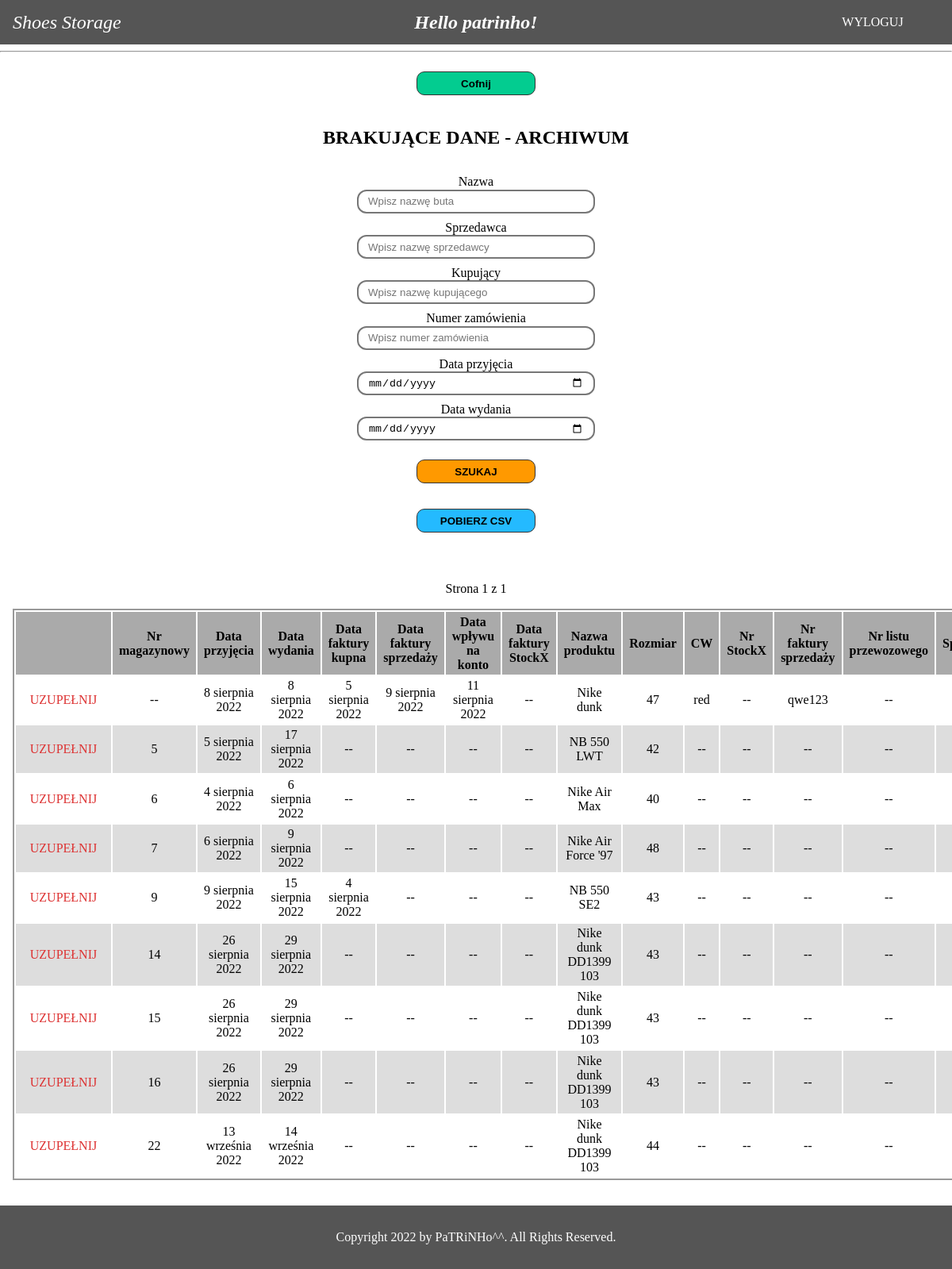
/input_missing_archives/ (signed in), run on the app's committed database.
### base/models.py (models this page shows, shortened)
class SoldShoe(models.Model):
    storage_nr = models.IntegerField(unique=True, null=True)
    entry_date = models.DateField()
    exit_date = models.DateField()
    buy_invoice_date = models.DateField(blank=True, null=True)
    sell_invoice_date = models.DateField(blank=True, null=True)
    money_income_date = models.DateField(blank=True, null=True)
    stockx_invoice_date = models.DateField(blank=True, null=True)
    name = models.CharField(max_length=200)
    size = models.CharField(max_length=20)
    cw = models.CharField(max_length=20, blank=True)
    stockx_nr = models.CharField(max_length=30, blank=True)
    sell_invoice_nr = models.CharField(max_length=30, blank=True)
    tracking_nr = models.CharField(max_length=30, blank=True)
    seller = models.ForeignKey(Seller, on_delete=models.SET_NULL, null=True)
    buy_invoice_nr = models.CharField(max_length=30, blank=True)
    order_nr = models.CharField(max_length=30, blank=True)
    email = models.CharField(max_length=200)
    buy_price = models.DecimalField(max_digits=7, decimal_places=2)
    sell_price = models.DecimalField(
        max_digits=7, decimal_places=2, blank=True)
    eur_alias = models.DecimalField(
        max_digits=7, decimal_places=2, blank=True, null=True)
    buyer = models.ForeignKey(
        Buyer, on_delete=models.SET_NULL, null=True, blank=True)
    comment = models.TextField(max_length=200, blank=True)
    exchange_rate = models.DecimalField(
        max_digits=5, decimal_places=2, blank=True, null=True)
    class Meta:
        ordering = ('-exit_date', '-id')

### base/views.py (the view)
# urls.py: path('input_missing_archives/', views.InputMissingArchives.as_view(),
class InputMissingArchives(LoginRequiredMixin, ListView):
    template_name = 'base/input_missing_archives.html'
    login_url = '/login/'
    paginate_by = 25
    def get_queryset(self):
        missing_data_archives = SoldShoe.objects.filter(
            Q(buy_invoice_nr__exact='') | Q(buy_invoice_date__isnull=True) |
            Q(sell_invoice_nr__exact='') | Q(sell_invoice_date__isnull=True) |
            Q(money_income_date__isnull=True) | Q(sell_price__isnull=True) |
            Q(buyer__isnull=True) | Q(tracking_nr__exact='') |
            Q(stockx_nr__exact='') | Q(cw__exact=''))
        name = self.request.GET.get('n')
        if name:
            missing_data_archives = missing_data_archives.filter(
                name__contains=name)
        seller = self.request.GET.get('s')
        if seller:
            missing_data_archives = missing_data_archives.filter(
                seller__name__contains=seller)
        buyer = self.request.GET.get('b')
        if buyer:
            missing_data_archives = missing_data_archives.filter(
                buyer__name__contains=buyer)
        order_nr = self.request.GET.get('on')
        if order_nr:
            missing_data_archives = missing_data_archives.filter(
                order_nr__contains=order_nr)
        entry_date = self.request.GET.get('ed')
        if entry_date:
            entry_date = datetime.strptime(entry_date, '%Y-%m-%d').date()
            missing_data_archives = missing_data_archives.filter(
                entry_date=entry_date)
        send_date = self.request.GET.get('sd')
        if send_date:
            send_date = datetime.strptime(send_date, '%Y-%m-%d').date()
            missing_data_archives = missing_data_archives.filter(
                exit_date=send_date)
        return sorted(missing_data_archives, key=lambda x: x.storage_nr if x.storage_nr else 0)

### base/models.py (called while the page is built)
    def __str__(self):
        return self.name

    def __str__(self):
        return self.name

### base/templates/base/input_missing_archives.html (shortened to what this page needs)
{% extends 'main.html' %}
{% load static %}
{% block content %}
<hr/>
<div class="back-div">
    <a href="{% url 'input-missing-data' %}">
        <input type="button" value="Cofnij" name="" id="">
    </a>
</div>
<div class="title-wrapper">BRAKUJĄCE DANE - ARCHIWUM</div>
<div class="filter-wrapper">
    <form method="GET" action="{% url 'input-missing-archives' %}">
        <label for="nane">Nazwa</label><br>
        <input name="n" id="name" type="text" value="{{request.GET.n}}" placeholder="Wpisz nazwę buta"><br>
        <label for="seller">Sprzedawca</label><br>
        <input name="s" id="seller" type="text" value="{{request.GET.s}}" placeholder="Wpisz nazwę sprzedawcy"><br>
        <label for="buyer">Kupujący</label><br>
        <input name="b" id="buyer" type="text" value="{{request.GET.b}}" placeholder="Wpisz nazwę kupującego"><br>
        <label for="order_nr">Numer zamówienia</label><br>
        <input name="on" id="order_nr" type="text" value="{{request.GET.on}}" placeholder="Wpisz numer zamówienia"><br>
       <label for="entry_date">Data przyjęcia</label><br>
        <input name="ed" id="entry_date" type="date" value="{{request.GET.ed}}" placeholder="Wybierz datę przyjęcia"><br>
        <label for="send_date">Data wydania</label><br>
        <input name="sd" id="send_date" type="date" value="{{request.GET.sd}}" placeholder="Wybierz datę wydania"><br>
        <input type="submit" value="SZUKAJ">
    </form>
</div>
{% if object_list %}
<div class="to-csv">
    <a href="{% url 'missing-archives-csv' %}?n={{request.GET.n}}&s={{request.GET.s}}&b={{request.GET.b}}&on={{request.GET.on}}&ed={{request.GET.ed}}&sd={{request.GET.sd}}">
        <input type="button" value="POBIERZ CSV" name="" id="">
    </a>
</div>
{% endif %}
{% if object_list %}
<div class="pagination">
    <div class="previous-page">
    </div>
    <div class="current-page">
        Strona {{ page_obj.number }} z {{ page_obj.paginator.num_pages }}
    </div>
    <div class="next-page">
    </div>
</div>
<div class="check-incomming-wrapper">
    <table class="overwiew-table">
        <tr class="table-header">
            <th></th>
            <th>Nr magazynowy</th>
            <th>Data przyjęcia</th>
            <th>Data wydania</th>
            <th>Data faktury kupna</th>
            <th>Data faktury sprzedaży</th>
            <th>Data wpływu na konto</th>
            <th>Data faktury StockX</th>
            <th>Nazwa produktu</th>
            <th>Rozmiar</th>
            <th>CW</th>
            <th>Nr StockX</th>
            <th>Nr faktury sprzedaży</th>
            <th>Nr listu przewozowego</th>
            <th>Sprzedawca</th>
        </tr>
        {% for shoe in object_list %}
        <tr>
            <th class="input-data"><a href="{% url 'input-data-archives' shoe.id %}">UZUPEŁNIJ</a></th>
            <th>{{shoe.storage_nr|default:"--"}}</th>
            <th>{{shoe.entry_date|default:"--"}}</th>
            <th>{{shoe.exit_date|default:"--"}}</th>
            <th>{{shoe.buy_invoice_date|default:"--"}}</th>
            <th>{{shoe.sell_invoice_date|default:"--"}}</th>
            <th>{{shoe.money_income_date|default:"--"}}</th>
            <th>{{shoe.stockx_invoice_date|default:"--"}}</th>
            <th>{{shoe.name|default:"--"}}</th>
            <th>{{shoe.size|default:"--"}}</th>
            <th>{{shoe.cw|default:"--"}}</th>
            <th>{{shoe.stockx_nr|default:"--"}}</th>
            <th>{{shoe.sell_invoice_nr|default:"--"}}</th>
            <th>{{shoe.tracking_nr|default:"--"}}</th>
            <th>{{shoe.seller|default:"--"}}</th>
        </tr>
        {% endfor %}
    </table>
</div>
{% else %}
<div class="no-shoes">
    WSZYSTKIE BUTY W ARCHIWUM MAJĄ UZUPEŁNIONE DANE
</div>
{% endif %}
{% endblock content %}

### templates/navbar.html
{% load static %}
<nav class="navbar">
    <div class="brand-title">
        {% if request.user.is_authenticated %}
        <a href="{% url 'home' %}">Shoes Storage</a>
        {% else %}
        <a href="{% url 'info' %}">Shoes Storage</a>
        {% endif %}
    </div>
    <div class="hello">
        {% if request.user.is_authenticated %}
            <b>Hello {{request.user}}!</b>
        {% else %}
            <b>Hello!</b>
        {% endif %}
    </div>
    <div class="navbar-links">
        {% if request.user.is_authenticated %}
        <div class="action-btn"><a href="{% url 'logout' %}">WYLOGUJ</a></div>
        {% else %}
        <div class="action-btn"><a href="{% url 'login' %}">ZALOGUJ</a></div>
        {% endif %}
    </div>
</nav>

### static/styles/styles.css (style rules this page uses)
* { box-sizing: border-box; }
body { margin: 0; padding: 0; min-height: 100vh; position: relative; padding-bottom: 5rem; }
.navbar { display: grid; grid-template-columns: 200px 1fr 200px; justify-content: space-between; align-items: center; background-color: #555; color: white; }
.brand-title { font-size: 1.5rem; margin: .5rem; margin-left: 1rem; min-width: 150px; font-style: italic; }
.brand-title a { text-decoration: none; color: white; }
.hello { text-align: center; font-size: x-large; font-style: italic; }
.navbar-links { width: 100%; }
.navbar-links .action-btn { width: 150px; border-radius: 1rem; margin-top: .2rem; margin-bottom: .2rem; margin-left: auto; margin-right: auto; }
.navbar-links .action-btn a { text-decoration: none; color: white; padding: 1rem; display: block; text-align: center; }
.check-incomming-wrapper { margin-left: auto; margin-right: auto; padding-left: 1rem; padding-right: 1rem; margin-top: 1rem; margin-bottom: 2rem; overflow-x: auto; }
.check-incomming-wrapper table { table-layout: auto; border: 2px solid #999; }
tr:nth-child(even) { background: #FFF; }
tr:nth-child(odd) { background: #DDD; }
tr:first-child { background: #AAA; }
.overwiew-table { margin-left: auto; margin-right: auto; }
.overwiew-table tr th { padding-top: .2rem; padding-bottom: .2rem; padding-left: .5rem; padding-right: .5rem; font-weight: normal; }
.overwiew-table .table-header th { font-weight: bold; }
.back-div { width: 150px; margin-left: auto; margin-right: auto; }
.back-div a input[type='button'] { display: block; width: 150px; height: 30px; margin-top: 1.5rem; margin-bottom: 2rem; border-radius: 10px; background-color: #03cc90; font-weight: bold; border: 1px solid #333; cursor: pointer; }
.back-div a { text-decoration: none; }
.overwiew-table tr th a { text-decoration: none; color: #dd3333; }
.title-wrapper { max-width: 1000px; margin-left: auto; margin-right: auto; text-align: center; font-weight: bold; font-size: x-large; margin-top: 2.5rem; margin-bottom: 2rem; }
.to-csv { width: 150px; height: 60px; margin-left: auto; margin-right: auto; text-align: center; }
.to-csv a { text-decoration: none; }
.to-csv a input[type=button] { display: block; width: 150px; height: 30px; margin-bottom: 2rem; border-radius: 10px; background-color: #24baff; font-weight: bold; border: 1px solid #333; cursor: pointer; }
.overwiew-table tr .input-data { min-width: 120px; width: 120px; }
.filter-wrapper { width: fit-content; margin-left: auto; margin-right: auto; text-align: center; }
.filter-wrapper label { vertical-align: middle; }
.filter-wrapper input[type='text'] { margin-bottom: .5rem; width: 300px; height: 30px; border-radius: 12px; border: 2px #777 solid; padding-left: 12px; padding-right: 12px; }
.filter-wrapper input[type='submit'] { display: block; width: 150px; height: 30px; margin-left: auto; margin-right: auto; margin-top: 1rem; margin-bottom: 2rem; border-radius: 10px; background-color: #ff9900; font-weight: bold; border: 1px solid #333; cursor: pointer; }
.filter-wrapper input[type='date'] { margin-bottom: .5rem; width: 300px; height: 30px; border-radius: 12px; border: 2px #777 solid; padding-left: 12px; padding-right: 12px; }
.pagination { width: calc(100% - 8rem); display: flex; margin-left: 4rem; margin-right: 4rem; margin-top: 2rem; }
.previous-page { width: 120px; }
.next-page { width: 120px; text-align: right; }
.current-page { width: calc(100% - 240px); text-align: center; }

### data on the page
SoldShoe: storage_nr "--", entry_date "8 sierpnia 2022", exit_date "8 sierpnia 2022", buy_invoice_date "5 sierpnia 2022", sell_invoice_date "9 sierpnia 2022", money_income_date "11 sierpnia 2022", stockx_invoice_date "--", name "Nike dunk", size "47", cw "red", stockx_nr "--", sell_invoice_nr "qwe123", tracking_nr "--"
SoldShoe: storage_nr "5", entry_date "5 sierpnia 2022", exit_date "17 sierpnia 2022", buy_invoice_date "--", sell_invoice_date "--", money_income_date "--", stockx_invoice_date "--", name "NB 550 LWT", size "42", cw "--", stockx_nr "--", sell_invoice_nr "--", tracking_nr "--"
SoldShoe: storage_nr "6", entry_date "4 sierpnia 2022", exit_date "6 sierpnia 2022", buy_invoice_date "--", sell_invoice_date "--", money_income_date "--", stockx_invoice_date "--", name "Nike Air Max", size "40", cw "--", stockx_nr "--", sell_invoice_nr "--", tracking_nr "--"
SoldShoe: storage_nr "7", entry_date "6 sierpnia 2022", exit_date "9 sierpnia 2022", buy_invoice_date "--", sell_invoice_date "--", money_income_date "--", stockx_invoice_date "--", name "Nike Air Force '97", size "48", cw "--", stockx_nr "--", sell_invoice_nr "--", tracking_nr "--"
SoldShoe: storage_nr "9", entry_date "9 sierpnia 2022", exit_date "15 sierpnia 2022", buy_invoice_date "4 sierpnia 2022", sell_invoice_date "--", money_income_date "--", stockx_invoice_date "--", name "NB 550 SE2", size "43", cw "--", stockx_nr "--", sell_invoice_nr "--", tracking_nr "--"
SoldShoe: storage_nr "14", entry_date "26 sierpnia 2022", exit_date "29 sierpnia 2022", buy_invoice_date "--", sell_invoice_date "--", money_income_date "--", stockx_invoice_date "--", name "Nike dunk DD1399 103", size "43", cw "--", stockx_nr "--", sell_invoice_nr "--", tracking_nr "--"
SoldShoe: storage_nr "15", entry_date "26 sierpnia 2022", exit_date "29 sierpnia 2022", buy_invoice_date "--", sell_invoice_date "--", money_income_date "--", stockx_invoice_date "--", name "Nike dunk DD1399 103", size "43", cw "--", stockx_nr "--", sell_invoice_nr "--", tracking_nr "--"
SoldShoe: storage_nr "16", entry_date "26 sierpnia 2022", exit_date "29 sierpnia 2022", buy_invoice_date "--", sell_invoice_date "--", money_income_date "--", stockx_invoice_date "--", name "Nike dunk DD1399 103", size "43", cw "--", stockx_nr "--", sell_invoice_nr "--", tracking_nr "--"
SoldShoe: storage_nr "22", entry_date "13 września 2022", exit_date "14 września 2022", buy_invoice_date "--", sell_invoice_date "--", money_income_date "--", stockx_invoice_date "--", name "Nike dunk DD1399 103", size "44", cw "--", stockx_nr "--", sell_invoice_nr "--", tracking_nr "--"

### other printed values
{{ request.user }} "patrinho"
{{ page_obj.number }} "1"
{{ page_obj.paginator.num_pages }} "1"
